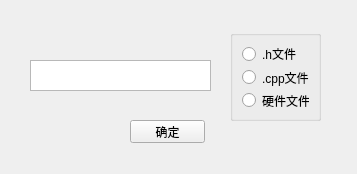
<?xml version="1.0" encoding="UTF-8"?>
<ui version="4.0">
 <class>subwindow</class>
 <widget class="QWidget" name="subwindow">
  <property name="geometry">
   <rect>
    <x>0</x>
    <y>0</y>
    <width>357</width>
    <height>174</height>
   </rect>
  </property>
  <property name="windowTitle">
   <string>Form</string>
  </property>
  <widget class="QTextEdit" name="newfilename">
   <property name="geometry">
    <rect>
     <x>30</x>
     <y>60</y>
     <width>181</width>
     <height>31</height>
    </rect>
   </property>
  </widget>
  <widget class="QPushButton" name="OK">
   <property name="geometry">
    <rect>
     <x>130</x>
     <y>120</y>
     <width>75</width>
     <height>23</height>
    </rect>
   </property>
   <property name="text">
    <string>确定</string>
   </property>
  </widget>
  <widget class="QGroupBox" name="check">
   <property name="geometry">
    <rect>
     <x>230</x>
     <y>30</y>
     <width>91</width>
     <height>91</height>
    </rect>
   </property>
   <property name="title">
    <string/>
   </property>
   <property name="checkable">
    <bool>false</bool>
   </property>
   <property name="checked">
    <bool>false</bool>
   </property>
   <layout class="QVBoxLayout" name="verticalLayout">
    <item>
     <widget class="QRadioButton" name="check1">
      <property name="text">
       <string>.h文件</string>
      </property>
     </widget>
    </item>
    <item>
     <widget class="QRadioButton" name="check2">
      <property name="text">
       <string>.cpp文件</string>
      </property>
     </widget>
    </item>
    <item>
     <widget class="QRadioButton" name="check3">
      <property name="text">
       <string>硬件文件</string>
      </property>
     </widget>
    </item>
   </layout>
  </widget>
 </widget>
 <resources/>
 <connections/>
</ui>
